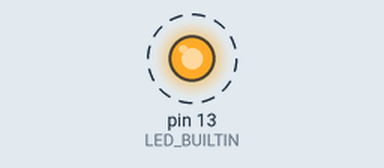
The sketch below on a simulated Arduino Uno, built with avr-gcc and run on an emulated ATmega328P. On the bench: output pins drawn as LEDs (lit = HIGH). Dashed ring = blinking. What the sketch prints to the serial monitor is not drawn.

Above: at 0.2 s.
Timing chart, 0 to 3.5 s (numbered marks = the images above):
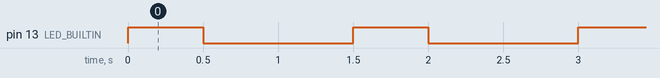

Measured:
- by itself, pin 13 (LED_BUILTIN): alternates HIGH for 0.50 s and LOW for 1.0 s

The sketch:

blink.ino
```cpp
void setup() {
  // put your setup code here, to run once:
  pinMode(LED_BUILTIN, OUTPUT);
  Serial.begin(9600);
}

void loop() {
  // put your main code here, to run repeatedly:
  digitalWrite(LED_BUILTIN, HIGH);
  delay(500);
  digitalWrite(LED_BUILTIN, LOW);
  delay(1000);
  Serial.println("hello");
}
```
